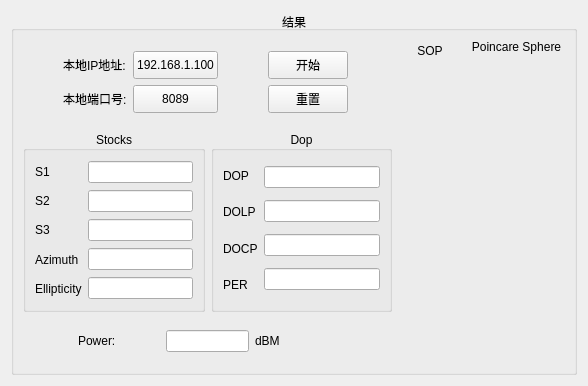
     <widget class="QWidget" name="page_0">
      <layout class="QHBoxLayout" name="horizontalLayout_2">
       <item>
        <widget class="QGroupBox" name="groupBox_6">
         <property name="title">
          <string>结果</string>
         </property>
         <property name="alignment">
          <set>Qt::AlignCenter</set>
         </property>
         <layout class="QHBoxLayout" name="horizontalLayout_12" stretch="2,2,3">
          <item>
           <layout class="QVBoxLayout" name="verticalLayout_8" stretch="1,2,1,16,1,1,1">
            <item>
             <spacer name="verticalSpacer_6">
              <property name="orientation">
               <enum>Qt::Vertical</enum>
              </property>
              <property name="sizeHint" stdset="0">
               <size>
                <width>369</width>
                <height>13</height>
               </size>
              </property>
             </spacer>
            </item>
            <item>
             <layout class="QHBoxLayout" name="horizontalLayout_10" stretch="0,2,0,0,1,2,0,1">
              <item>
               <spacer name="horizontalSpacer_10">
                <property name="orientation">
                 <enum>Qt::Horizontal</enum>
                </property>
                <property name="sizeHint" stdset="0">
                 <size>
                  <width>40</width>
                  <height>20</height>
                 </size>
                </property>
               </spacer>
              </item>
              <item>
               <layout class="QVBoxLayout" name="verticalLayout_6">
                <item>
                 <widget class="QLabel" name="label_2">
                  <property name="sizePolicy">
                   <sizepolicy hsizetype="Expanding" vsizetype="Expanding">
                    <horstretch>0</horstretch>
                    <verstretch>0</verstretch>
                   </sizepolicy>
                  </property>
                  <property name="frameShape">
                   <enum>QFrame::NoFrame</enum>
                  </property>
                  <property name="lineWidth">
                   <number>10</number>
                  </property>
                  <property name="midLineWidth">
                   <number>10</number>
                  </property>
                  <property name="text">
                   <string>本地IP地址:</string>
                  </property>
                 </widget>
                </item>
                <item>
                 <widget class="QLabel" name="label_3">
                  <property name="sizePolicy">
                   <sizepolicy hsizetype="Expanding" vsizetype="Expanding">
                    <horstretch>0</horstretch>
                    <verstretch>0</verstretch>
                   </sizepolicy>
                  </property>
                  <property name="frameShape">
                   <enum>QFrame::NoFrame</enum>
                  </property>
                  <property name="lineWidth">
                   <number>10</number>
                  </property>
                  <property name="midLineWidth">
                   <number>10</number>
                  </property>
                  <property name="text">
                   <string>本地端口号:</string>
                  </property>
                 </widget>
                </item>
               </layout>
              </item>
              <item>
               <layout class="QVBoxLayout" name="verticalLayout_26">
                <item>
                 <widget class="QPushButton" name="btnBegin_2">
                  <property name="sizePolicy">
                   <sizepolicy hsizetype="Expanding" vsizetype="Expanding">
                    <horstretch>0</horstretch>
                    <verstretch>0</verstretch>
                   </sizepolicy>
                  </property>
                  <property name="text">
                   <string>192.168.1.100</string>
                  </property>
                 </widget>
                </item>
                <item>
                 <widget class="QPushButton" name="btnReset_2">
                  <property name="sizePolicy">
                   <sizepolicy hsizetype="Expanding" vsizetype="Expanding">
                    <horstretch>0</horstretch>
                    <verstretch>0</verstretch>
                   </sizepolicy>
                  </property>
                  <property name="text">
                   <string>8089</string>
                  </property>
                 </widget>
                </item>
               </layout>
              </item>
              <item>
               <spacer name="horizontalSpacer_17">
                <property name="orientation">
                 <enum>Qt::Horizontal</enum>
                </property>
                <property name="sizeHint" stdset="0">
                 <size>
                  <width>40</width>
                  <height>20</height>
                 </size>
                </property>
               </spacer>
              </item>
              <item>
               <spacer name="horizontalSpacer_6">
                <property name="orientation">
                 <enum>Qt::Horizontal</enum>
                </property>
                <property name="sizeHint" stdset="0">
                 <size>
                  <width>13</width>
                  <height>62</height>
                 </size>
                </property>
               </spacer>
              </item>
              <item>
               <layout class="QVBoxLayout" name="verticalLayout_7">
                <item>
                 <widget class="QPushButton" name="btnBegin">
                  <property name="sizePolicy">
                   <sizepolicy hsizetype="Expanding" vsizetype="Expanding">
                    <horstretch>0</horstretch>
                    <verstretch>0</verstretch>
                   </sizepolicy>
                  </property>
                  <property name="text">
                   <string>开始</string>
                  </property>
                 </widget>
                </item>
                <item>
                 <widget class="QPushButton" name="btnReset">
                  <property name="sizePolicy">
                   <sizepolicy hsizetype="Expanding" vsizetype="Expanding">
                    <horstretch>0</horstretch>
                    <verstretch>0</verstretch>
                   </sizepolicy>
                  </property>
                  <property name="text">
                   <string>重置</string>
                  </property>
                 </widget>
                </item>
               </layout>
              </item>
              <item>
               <spacer name="horizontalSpacer_18">
                <property name="orientation">
                 <enum>Qt::Horizontal</enum>
                </property>
                <property name="sizeHint" stdset="0">
                 <size>
                  <width>40</width>
                  <height>20</height>
                 </size>
                </property>
               </spacer>
              </item>
              <item>
               <spacer name="horizontalSpacer_9">
                <property name="orientation">
                 <enum>Qt::Horizontal</enum>
                </property>
                <property name="sizeHint" stdset="0">
                 <size>
                  <width>40</width>
                  <height>20</height>
                 </size>
                </property>
               </spacer>
              </item>
             </layout>
            </item>
            <item>
             <spacer name="verticalSpacer_5">
              <property name="orientation">
               <enum>Qt::Vertical</enum>
              </property>
              <property name="sizeHint" stdset="0">
               <size>
                <width>369</width>
                <height>13</height>
               </size>
              </property>
             </spacer>
            </item>
            <item>
             <layout class="QHBoxLayout" name="horizontalLayout_9" stretch="5,5">
              <item>
               <widget class="QGroupBox" name="groupBox_7">
                <property name="styleSheet">
                 <string notr="true">font: 18pt &quot;隶书&quot;;</string>
                </property>
                <property name="title">
                 <string>Stocks</string>
                </property>
                <property name="alignment">
                 <set>Qt::AlignCenter</set>
                </property>
                <layout class="QHBoxLayout" name="horizontalLayout_13">
                 <item>
                  <layout class="QVBoxLayout" name="verticalLayout_10">
                   <item>
                    <widget class="QLabel" name="label_11">
                     <property name="styleSheet">
                      <string notr="true">font: 10pt &quot;隶书&quot;;</string>
                     </property>
                     <property name="text">
                      <string>S1</string>
                     </property>
                    </widget>
                   </item>
                   <item>
                    <widget class="QLabel" name="label_12">
                     <property name="styleSheet">
                      <string notr="true">font: 10pt &quot;隶书&quot;;</string>
                     </property>
                     <property name="text">
                      <string>S2</string>
                     </property>
                    </widget>
                   </item>
                   <item>
                    <widget class="QLabel" name="label_13">
                     <property name="styleSheet">
                      <string notr="true">font: 10pt &quot;隶书&quot;;</string>
                     </property>
                     <property name="text">
                      <string>S3</string>
                     </property>
                    </widget>
                   </item>
                   <item>
                    <widget class="QLabel" name="label_14">
                     <property name="styleSheet">
                      <string notr="true">font: 8pt &quot;隶书&quot;;</string>
                     </property>
                     <property name="text">
                      <string>Azimuth</string>
                     </property>
                    </widget>
                   </item>
                   <item>
                    <widget class="QLabel" name="label_15">
                     <property name="styleSheet">
                      <string notr="true">font: 8pt &quot;隶书&quot;;</string>
                     </property>
                     <property name="text">
                      <string>Ellipticity</string>
                     </property>
                    </widget>
                   </item>
                  </layout>
                 </item>
                 <item>
                  <layout class="QVBoxLayout" name="verticalLayout_9">
                   <item>
                    <widget class="QLineEdit" name="LabelS1"/>
                   </item>
                   <item>
                    <widget class="QLineEdit" name="LabelS2"/>
                   </item>
                   <item>
                    <widget class="QLineEdit" name="LabelS3"/>
                   </item>
                   <item>
                    <widget class="QLineEdit" name="LabelAzimuth"/>
                   </item>
                   <item>
                    <widget class="QLineEdit" name="LabelEllipticity"/>
                   </item>
                  </layout>
                 </item>
                </layout>
               </widget>
              </item>
              <item>
               <widget class="QGroupBox" name="groupBox_8">
                <property name="styleSheet">
                 <string notr="true">font: 18pt &quot;隶书&quot;;</string>
                </property>
                <property name="title">
                 <string>Dop</string>
                </property>
                <property name="alignment">
                 <set>Qt::AlignCenter</set>
                </property>
                <layout class="QHBoxLayout" name="horizontalLayout_14">
                 <item>
                  <layout class="QVBoxLayout" name="verticalLayout_11">
                   <item>
                    <widget class="QLabel" name="label_21">
                     <property name="styleSheet">
                      <string notr="true">font: 12pt &quot;隶书&quot;;</string>
                     </property>
                     <property name="text">
                      <string>DOP</string>
                     </property>
                    </widget>
                   </item>
                   <item>
                    <widget class="QLabel" name="label_45">
                     <property name="styleSheet">
                      <string notr="true">font: 12pt &quot;隶书&quot;;</string>
                     </property>
                     <property name="text">
                      <string>DOLP</string>
                     </property>
                    </widget>
                   </item>
                   <item>
                    <widget class="QLabel" name="label_46">
                     <property name="styleSheet">
                      <string notr="true">font: 12pt &quot;隶书&quot;;</string>
                     </property>
                     <property name="text">
                      <string>DOCP</string>
                     </property>
                    </widget>
                   </item>
                   <item>
                    <widget class="QLabel" name="label_47">
                     <property name="styleSheet">
                      <string notr="true">font: 12pt &quot;隶书&quot;;</string>
                     </property>
                     <property name="text">
                      <string>PER</string>
                     </property>
                    </widget>
                   </item>
                  </layout>
                 </item>
                 <item>
                  <layout class="QVBoxLayout" name="verticalLayout_12">
                   <item>
                    <widget class="QLineEdit" name="LabelDOP"/>
                   </item>
                   <item>
                    <widget class="QLineEdit" name="LabelDOLP"/>
                   </item>
                   <item>
                    <widget class="QLineEdit" name="LabelDOCP"/>
                   </item>
                   <item>
                    <widget class="QLineEdit" name="LabelFER"/>
                   </item>
                  </layout>
                 </item>
                </layout>
               </widget>
              </item>
             </layout>
            </item>
            <item>
             <spacer name="verticalSpacer_8">
              <property name="orientation">
               <enum>Qt::Vertical</enum>
              </property>
              <property name="sizeHint" stdset="0">
               <size>
                <width>369</width>
                <height>13</height>
               </size>
              </property>
             </spacer>
            </item>
            <item>
             <layout class="QHBoxLayout" name="horizontalLayout_11" stretch="2,3,3,3,2">
              <item>
               <spacer name="horizontalSpacer_7">
                <property name="orientation">
                 <enum>Qt::Horizontal</enum>
                </property>
                <property name="sizeHint" stdset="0">
                 <size>
                  <width>40</width>
                  <height>20</height>
                 </size>
                </property>
               </spacer>
              </item>
              <item>
               <widget class="QLabel" name="label_8">
                <property name="styleSheet">
                 <string notr="true">font: 16pt &quot;隶书&quot;;</string>
                </property>
                <property name="text">
                 <string>Power:</string>
                </property>
               </widget>
              </item>
              <item>
               <widget class="QLineEdit" name="LabelPower"/>
              </item>
              <item>
               <widget class="QLabel" name="label_10">
                <property name="styleSheet">
                 <string notr="true">font: 16pt &quot;隶书&quot;;</string>
                </property>
                <property name="text">
                 <string>dBM</string>
                </property>
               </widget>
              </item>
              <item>
               <spacer name="horizontalSpacer_8">
                <property name="orientation">
                 <enum>Qt::Horizontal</enum>
                </property>
                <property name="sizeHint" stdset="0">
                 <size>
                  <width>40</width>
                  <height>20</height>
                 </size>
                </property>
               </spacer>
              </item>
             </layout>
            </item>
            <item>
             <spacer name="verticalSpacer_7">
              <property name="orientation">
               <enum>Qt::Vertical</enum>
              </property>
              <property name="sizeHint" stdset="0">
               <size>
                <width>369</width>
                <height>13</height>
               </size>
              </property>
             </spacer>
            </item>
           </layout>
          </item>
          <item>
           <layout class="QVBoxLayout" name="verticalLayout_14" stretch="1,14">
            <item>
             <widget class="QLabel" name="label_30">
              <property name="styleSheet">
               <string notr="true">font: 18pt &quot;隶书&quot;;</string>
              </property>
              <property name="frameShape">
               <enum>QFrame::NoFrame</enum>
              </property>
              <property name="midLineWidth">
               <number>10</number>
              </property>
              <property name="text">
               <string>SOP</string>
              </property>
              <property name="alignment">
               <set>Qt::AlignCenter</set>
              </property>
             </widget>
            </item>
            <item>
             <widget class="QWidget" name="widgetSop" native="true"/>
            </item>
           </layout>
          </item>
          <item>
           <layout class="QVBoxLayout" name="verticalLayout_13" stretch="2,1,39,2">
            <item>
             <widget class="QLabel" name="label_29">
              <property name="styleSheet">
               <string notr="true">font: 18pt &quot;隶书&quot;;</string>
              </property>
              <property name="text">
               <string>Poincare Sphere</string>
              </property>
              <property name="alignment">
               <set>Qt::AlignCenter</set>
              </property>
             </widget>
            </item>
            <item>
             <spacer name="verticalSpacer_9">
              <property name="orientation">
               <enum>Qt::Vertical</enum>
              </property>
              <property name="sizeHint" stdset="0">
               <size>
                <width>20</width>
                <height>40</height>
               </size>
              </property>
             </spacer>
            </item>
            <item>
             <widget class="QWidget" name="widgetScatter" native="true"/>
            </item>
            <item>
             <spacer name="verticalSpacer_10">
              <property name="orientation">
               <enum>Qt::Vertical</enum>
              </property>
              <property name="sizeHint" stdset="0">
               <size>
                <width>20</width>
                <height>40</height>
               </size>
              </property>
             </spacer>
            </item>
           </layout>
          </item>
         </layout>
        </widget>
       </item>
      </layout>
     </widget>
